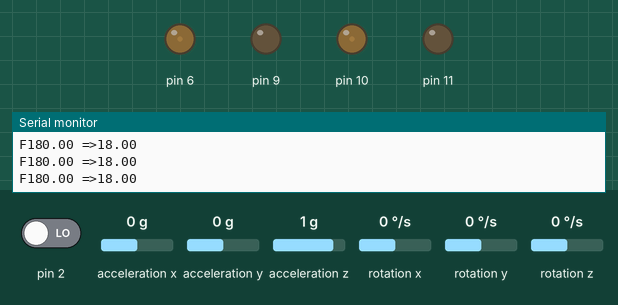
This sketch was run on a simulated Arduino Uno, built with avr-gcc and run on an emulated ATmega328P. On the bench: output pins drawn as LEDs (lit = HIGH), the last lines printed to the serial monitor. The inputs (shaded band) are chosen by the test bench; at power-on: acceleration x 0 g, acceleration y 0 g, pin 2 LOW, acceleration z 1 g, rotation x 0 °/s, rotation y 0 °/s, rotation z 0 °/s. The sensor or clock chip raises its interrupt line as the real part does.

Above: at 1.7 s.
1.8 s: acceleration x set to -1.4 g
At 2.5 s:
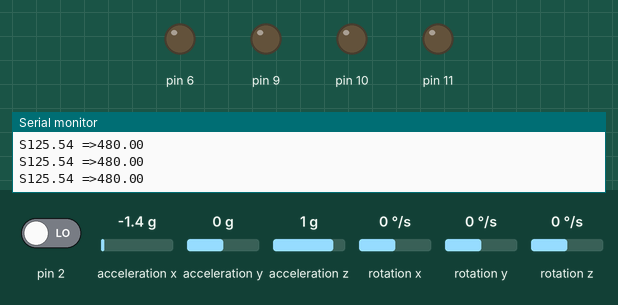
4.8 s: acceleration x set to -0.7 g
6.3 s: acceleration x set to -0.4 g
At 7.1 s:
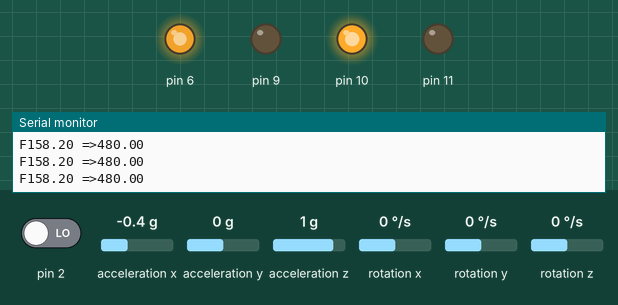
7.8 s: acceleration x set to 0.1 g
At 7.97 s:
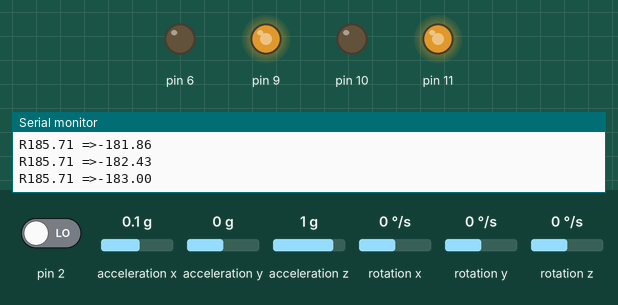
10.8 s: acceleration y set to -1.4 g
At 11.3 s:
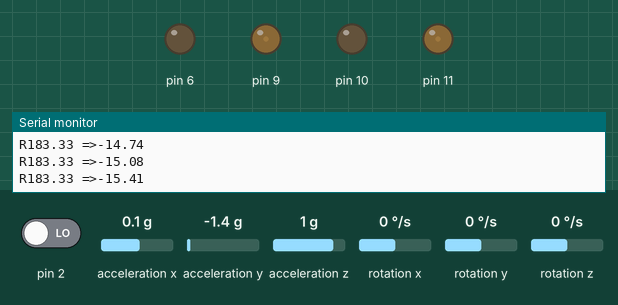
13.8 s: acceleration y set to -0.8 g
Timing chart, 0 to 20.1 s (numbered marks = the images above; inputs shaded):
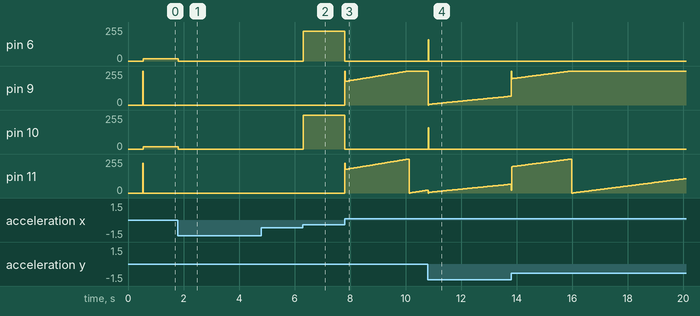

The sketch:

Slef-Balance.ino
```cpp
#include "I2Cdev.h"
#include <PID_v1.h>
#include "MPU6050_6Axis_MotionApps20.h"

MPU6050 mpu;


bool dmpReady = false;
uint8_t mpuIntStatus;
uint8_t devStatus;
uint16_t packetSize;
uint16_t fifoCount;
uint8_t fifoBuffer[64];

Quaternion q;
VectorFloat gravity;
float ypr[3];

double setpoint= 180;

double Kp = 115;
double Kd = 0.7;
double Ki = 10;

double input, output;
PID pid(&input, &output, &setpoint, Kp, Ki, Kd, DIRECT);


volatile bool mpuInterrupt = false;
void dmpDataReady()
{
    mpuInterrupt = true;
}

void setup() {
  Serial.begin(115200);

    Serial.println(F("Initializing I2C devices..."));
    mpu.initialize();

    Serial.println(F("Testing device connections..."));
    Serial.println(mpu.testConnection() ? F("MPU6050 connection successful") : F("MPU6050 connection failed"));

    devStatus = mpu.dmpInitialize();

    mpu.setXGyroOffset(178);
    mpu.setYGyroOffset(76);
    mpu.setZGyroOffset(-85);
    mpu.setZAccelOffset(1688);

    if (devStatus == 0)
    {

        Serial.println(F("Enabling DMP..."));
        mpu.setDMPEnabled(true);

        Serial.println(F("Enabling interrupt detection (Arduino external interrupt 0)..."));
        attachInterrupt(0, dmpDataReady, RISING);
        mpuIntStatus = mpu.getIntStatus();

        Serial.println(F("DMP ready! Waiting for first interrupt..."));
        dmpReady = true;

        packetSize = mpu.dmpGetFIFOPacketSize();

        pid.SetMode(AUTOMATIC);
        pid.SetSampleTime(10);
        pid.SetOutputLimits(-480, 480);
    }
    else
    {
        Serial.print(F("DMP Initialization failed (code "));
        Serial.print(devStatus);
        Serial.println(F(")"));
    }

    pinMode (6, OUTPUT);
    pinMode (9, OUTPUT);
    pinMode (10, OUTPUT);
    pinMode (11, OUTPUT);

    analogWrite(6,LOW);
    analogWrite(9,LOW);
    analogWrite(10,LOW);
    analogWrite(11,LOW);
}


void loop() {

    if (!dmpReady) return;

    while (!mpuInterrupt && fifoCount < packetSize)
    {

        pid.Compute();

        Serial.print(input); Serial.print(" =>"); Serial.println(output);

        if (input>150 && input<200){

        if (output>0)
        Forward();
        else if (output<0)
        Reverse();
        }
        else
        Stop();

    }

    mpuInterrupt = false;
    mpuIntStatus = mpu.getIntStatus();

    fifoCount = mpu.getFIFOCount();

    if ((mpuIntStatus & 0x10) || fifoCount == 1024)
    {

        mpu.resetFIFO();
        Serial.println(F("FIFO overflow!"));

    }
    else if (mpuIntStatus & 0x02)
    {

        while (fifoCount < packetSize) fifoCount = mpu.getFIFOCount();

        mpu.getFIFOBytes(fifoBuffer, packetSize);

        fifoCount -= packetSize;

        mpu.dmpGetQuaternion(&q, fifoBuffer);
        mpu.dmpGetGravity(&gravity, &q);
        mpu.dmpGetYawPitchRoll(ypr, &q, &gravity);

        input = ypr[1] * 180/M_PI + 180;

   }
}

void Forward()
{
    analogWrite(6,output);
    analogWrite(9,0);
    analogWrite(10,output);
    analogWrite(11,0);
    Serial.print("F");
}

void Reverse()
{
    analogWrite(6,0);
    analogWrite(9,output*-1);
    analogWrite(10,0);
    analogWrite(11,output*-1);
    Serial.print("R");
}

void Stop()
{
    analogWrite(6,0);
    analogWrite(9,0);
    analogWrite(10,0);
    analogWrite(11,0);
    Serial.print("S");
}
```

Measured:
- the behaviour switches between -0.6 and -0.5 g on acceleration x (found by bisection; images 1 and 2)
- after the input at 1.8 s, pin 6, pin 10: 17/255 → 0/255 at once
- after the input at 6.3 s, pin 6: 0/255 → 224/255 at once; pin 10: 0/255 → 255/255 at once
- after the input at 7.8 s, pin 6: 224/255 → 0/255 at once; pin 10: 255/255 → 0/255 at once
- after the input at 10.8 s, pin 6, pin 10: 0/255 → 161/255 at once, → 0/255 0.02 s later
